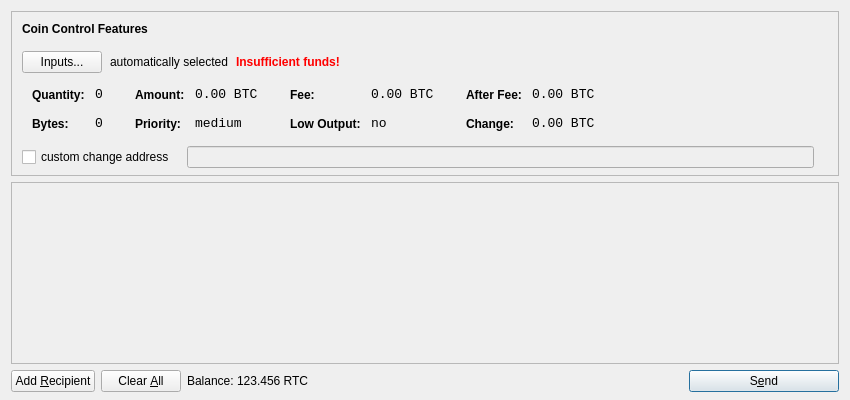
<?xml version="1.0" encoding="UTF-8"?>
<ui version="4.0">
 <class>SendCoinsDialog</class>
 <widget class="QDialog" name="SendCoinsDialog">
  <property name="geometry">
   <rect>
    <x>0</x>
    <y>0</y>
    <width>850</width>
    <height>400</height>
   </rect>
  </property>
  <property name="windowTitle">
   <string>Send Coins</string>
  </property>
  <layout class="QVBoxLayout" name="verticalLayout" stretch="0,1,0">
   <property name="bottomMargin">
    <number>8</number>
   </property>
   <item>
    <widget class="QFrame" name="frameCoinControl">
     <property name="sizePolicy">
      <sizepolicy hsizetype="Expanding" vsizetype="Expanding">
       <horstretch>0</horstretch>
       <verstretch>0</verstretch>
      </sizepolicy>
     </property>
     <property name="maximumSize">
      <size>
       <width>16777215</width>
       <height>16777215</height>
      </size>
     </property>
     <property name="frameShape">
      <enum>QFrame::StyledPanel</enum>
     </property>
     <property name="frameShadow">
      <enum>QFrame::Sunken</enum>
     </property>
     <layout class="QVBoxLayout" name="verticalLayoutCoinControl2">
      <property name="spacing">
       <number>-1</number>
      </property>
      <property name="leftMargin">
       <number>0</number>
      </property>
      <property name="topMargin">
       <number>0</number>
      </property>
      <property name="rightMargin">
       <number>0</number>
      </property>
      <property name="bottomMargin">
       <number>6</number>
      </property>
      <item>
       <layout class="QVBoxLayout" name="verticalLayoutCoinControl" stretch="0,0,0,0,1">
        <property name="spacing">
         <number>0</number>
        </property>
        <property name="leftMargin">
         <number>10</number>
        </property>
        <property name="topMargin">
         <number>10</number>
        </property>
        <item>
         <layout class="QHBoxLayout" name="horizontalLayoutCoinControl1">
          <property name="bottomMargin">
           <number>15</number>
          </property>
          <item>
           <widget class="QLabel" name="labelCoinControlFeatures">
            <property name="sizePolicy">
             <sizepolicy hsizetype="Preferred" vsizetype="Maximum">
              <horstretch>0</horstretch>
              <verstretch>0</verstretch>
             </sizepolicy>
            </property>
            <property name="font">
             <font>
              <weight>75</weight>
              <bold>true</bold>
             </font>
            </property>
            <property name="styleSheet">
             <string notr="true">font-weight:bold;</string>
            </property>
            <property name="text">
             <string>Coin Control Features</string>
            </property>
           </widget>
          </item>
         </layout>
        </item>
        <item>
         <layout class="QHBoxLayout" name="horizontalLayoutCoinControl2" stretch="0,0,0,0">
          <property name="spacing">
           <number>8</number>
          </property>
          <property name="bottomMargin">
           <number>10</number>
          </property>
          <item>
           <widget class="QPushButton" name="pushButtonCoinControl">
            <property name="styleSheet">
             <string notr="true"/>
            </property>
            <property name="text">
             <string>Inputs...</string>
            </property>
           </widget>
          </item>
          <item>
           <widget class="QLabel" name="labelCoinControlAutomaticallySelected">
            <property name="text">
             <string>automatically selected</string>
            </property>
            <property name="margin">
             <number>5</number>
            </property>
           </widget>
          </item>
          <item>
           <widget class="QLabel" name="labelCoinControlInsuffFunds">
            <property name="font">
             <font>
              <weight>75</weight>
              <bold>true</bold>
             </font>
            </property>
            <property name="styleSheet">
             <string notr="true">color:red;font-weight:bold;</string>
            </property>
            <property name="text">
             <string>Insufficient funds!</string>
            </property>
            <property name="margin">
             <number>5</number>
            </property>
           </widget>
          </item>
          <item>
           <spacer name="horizontalSpacerCoinControl">
            <property name="orientation">
             <enum>Qt::Horizontal</enum>
            </property>
            <property name="sizeHint" stdset="0">
             <size>
              <width>40</width>
              <height>1</height>
             </size>
            </property>
           </spacer>
          </item>
         </layout>
        </item>
        <item>
         <widget class="QWidget" name="widgetCoinControl" native="true">
          <property name="sizePolicy">
           <sizepolicy hsizetype="Preferred" vsizetype="Preferred">
            <horstretch>0</horstretch>
            <verstretch>0</verstretch>
           </sizepolicy>
          </property>
          <property name="minimumSize">
           <size>
            <width>0</width>
            <height>0</height>
           </size>
          </property>
          <property name="styleSheet">
           <string notr="true"/>
          </property>
          <layout class="QHBoxLayout" name="horizontalLayoutCoinControl5">
           <property name="margin">
            <number>0</number>
           </property>
           <item>
            <layout class="QHBoxLayout" name="horizontalLayoutCoinControl3" stretch="0,0,0,1">
             <property name="spacing">
              <number>20</number>
             </property>
             <property name="topMargin">
              <number>0</number>
             </property>
             <property name="bottomMargin">
              <number>10</number>
             </property>
             <item>
              <layout class="QFormLayout" name="formLayoutCoinControl1">
               <property name="horizontalSpacing">
                <number>10</number>
               </property>
               <property name="verticalSpacing">
                <number>14</number>
               </property>
               <property name="leftMargin">
                <number>10</number>
               </property>
               <property name="topMargin">
                <number>4</number>
               </property>
               <property name="rightMargin">
                <number>6</number>
               </property>
               <item row="0" column="0">
                <widget class="QLabel" name="labelCoinControlQuantityText">
                 <property name="styleSheet">
                  <string notr="true">font-weight:bold;</string>
                 </property>
                 <property name="text">
                  <string>Quantity:</string>
                 </property>
                 <property name="margin">
                  <number>0</number>
                 </property>
                </widget>
               </item>
               <item row="0" column="1">
                <widget class="QLabel" name="labelCoinControlQuantity">
                 <property name="font">
                  <font>
                   <family>Monospace</family>
                   <pointsize>10</pointsize>
                  </font>
                 </property>
                 <property name="cursor">
                  <cursorShape>IBeamCursor</cursorShape>
                 </property>
                 <property name="contextMenuPolicy">
                  <enum>Qt::ActionsContextMenu</enum>
                 </property>
                 <property name="text">
                  <string notr="true">0</string>
                 </property>
                 <property name="margin">
                  <number>0</number>
                 </property>
                 <property name="textInteractionFlags">
                  <set>Qt::LinksAccessibleByMouse|Qt::TextSelectableByKeyboard|Qt::TextSelectableByMouse</set>
                 </property>
                </widget>
               </item>
               <item row="1" column="0">
                <widget class="QLabel" name="labelCoinControlBytesText">
                 <property name="styleSheet">
                  <string notr="true">font-weight:bold;</string>
                 </property>
                 <property name="text">
                  <string>Bytes:</string>
                 </property>
                </widget>
               </item>
               <item row="1" column="1">
                <widget class="QLabel" name="labelCoinControlBytes">
                 <property name="font">
                  <font>
                   <family>Monospace</family>
                   <pointsize>10</pointsize>
                  </font>
                 </property>
                 <property name="cursor">
                  <cursorShape>IBeamCursor</cursorShape>
                 </property>
                 <property name="contextMenuPolicy">
                  <enum>Qt::ActionsContextMenu</enum>
                 </property>
                 <property name="text">
                  <string notr="true">0</string>
                 </property>
                 <property name="textInteractionFlags">
                  <set>Qt::LinksAccessibleByMouse|Qt::TextSelectableByKeyboard|Qt::TextSelectableByMouse</set>
                 </property>
                </widget>
               </item>
              </layout>
             </item>
             <item>
              <layout class="QFormLayout" name="formLayoutCoinControl2">
               <property name="horizontalSpacing">
                <number>10</number>
               </property>
               <property name="verticalSpacing">
                <number>14</number>
               </property>
               <property name="leftMargin">
                <number>6</number>
               </property>
               <property name="topMargin">
                <number>4</number>
               </property>
               <property name="rightMargin">
                <number>6</number>
               </property>
               <item row="0" column="0">
                <widget class="QLabel" name="labelCoinControlAmountText">
                 <property name="styleSheet">
                  <string notr="true">font-weight:bold;</string>
                 </property>
                 <property name="text">
                  <string>Amount:</string>
                 </property>
                 <property name="margin">
                  <number>0</number>
                 </property>
                </widget>
               </item>
               <item row="0" column="1">
                <widget class="QLabel" name="labelCoinControlAmount">
                 <property name="font">
                  <font>
                   <family>Monospace</family>
                   <pointsize>10</pointsize>
                  </font>
                 </property>
                 <property name="cursor">
                  <cursorShape>IBeamCursor</cursorShape>
                 </property>
                 <property name="contextMenuPolicy">
                  <enum>Qt::ActionsContextMenu</enum>
                 </property>
                 <property name="text">
                  <string notr="true">0.00 BTC</string>
                 </property>
                 <property name="textInteractionFlags">
                  <set>Qt::LinksAccessibleByMouse|Qt::TextSelectableByKeyboard|Qt::TextSelectableByMouse</set>
                 </property>
                </widget>
               </item>
               <item row="1" column="0">
                <widget class="QLabel" name="labelCoinControlPriorityText">
                 <property name="styleSheet">
                  <string notr="true">font-weight:bold;</string>
                 </property>
                 <property name="text">
                  <string>Priority:</string>
                 </property>
                </widget>
               </item>
               <item row="1" column="1">
                <widget class="QLabel" name="labelCoinControlPriority">
                 <property name="font">
                  <font>
                   <family>Monospace</family>
                   <pointsize>10</pointsize>
                  </font>
                 </property>
                 <property name="cursor">
                  <cursorShape>IBeamCursor</cursorShape>
                 </property>
                 <property name="contextMenuPolicy">
                  <enum>Qt::ActionsContextMenu</enum>
                 </property>
                 <property name="text">
                  <string>medium</string>
                 </property>
                 <property name="textInteractionFlags">
                  <set>Qt::LinksAccessibleByMouse|Qt::TextSelectableByKeyboard|Qt::TextSelectableByMouse</set>
                 </property>
                </widget>
               </item>
              </layout>
             </item>
             <item>
              <layout class="QFormLayout" name="formLayoutCoinControl3">
               <property name="horizontalSpacing">
                <number>10</number>
               </property>
               <property name="verticalSpacing">
                <number>14</number>
               </property>
               <property name="leftMargin">
                <number>6</number>
               </property>
               <property name="topMargin">
                <number>4</number>
               </property>
               <property name="rightMargin">
                <number>6</number>
               </property>
               <item row="0" column="0">
                <widget class="QLabel" name="labelCoinControlFeeText">
                 <property name="styleSheet">
                  <string notr="true">font-weight:bold;</string>
                 </property>
                 <property name="text">
                  <string>Fee:</string>
                 </property>
                 <property name="margin">
                  <number>0</number>
                 </property>
                </widget>
               </item>
               <item row="0" column="1">
                <widget class="QLabel" name="labelCoinControlFee">
                 <property name="font">
                  <font>
                   <family>Monospace</family>
                   <pointsize>10</pointsize>
                  </font>
                 </property>
                 <property name="cursor">
                  <cursorShape>IBeamCursor</cursorShape>
                 </property>
                 <property name="contextMenuPolicy">
                  <enum>Qt::ActionsContextMenu</enum>
                 </property>
                 <property name="text">
                  <string notr="true">0.00 BTC</string>
                 </property>
                 <property name="textInteractionFlags">
                  <set>Qt::LinksAccessibleByMouse|Qt::TextSelectableByKeyboard|Qt::TextSelectableByMouse</set>
                 </property>
                </widget>
               </item>
               <item row="1" column="0">
                <widget class="QLabel" name="labelCoinControlLowOutputText">
                 <property name="styleSheet">
                  <string notr="true">font-weight:bold;</string>
                 </property>
                 <property name="text">
                  <string>Low Output:</string>
                 </property>
                </widget>
               </item>
               <item row="1" column="1">
                <widget class="QLabel" name="labelCoinControlLowOutput">
                 <property name="font">
                  <font>
                   <family>Monospace</family>
                   <pointsize>10</pointsize>
                  </font>
                 </property>
                 <property name="cursor">
                  <cursorShape>IBeamCursor</cursorShape>
                 </property>
                 <property name="contextMenuPolicy">
                  <enum>Qt::ActionsContextMenu</enum>
                 </property>
                 <property name="text">
                  <string>no</string>
                 </property>
                 <property name="textInteractionFlags">
                  <set>Qt::LinksAccessibleByMouse|Qt::TextSelectableByKeyboard|Qt::TextSelectableByMouse</set>
                 </property>
                </widget>
               </item>
              </layout>
             </item>
             <item>
              <layout class="QFormLayout" name="formLayoutCoinControl4">
               <property name="horizontalSpacing">
                <number>10</number>
               </property>
               <property name="verticalSpacing">
                <number>14</number>
               </property>
               <property name="leftMargin">
                <number>6</number>
               </property>
               <property name="topMargin">
                <number>4</number>
               </property>
               <property name="rightMargin">
                <number>6</number>
               </property>
               <item row="0" column="0">
                <widget class="QLabel" name="labelCoinControlAfterFeeText">
                 <property name="styleSheet">
                  <string notr="true">font-weight:bold;</string>
                 </property>
                 <property name="text">
                  <string>After Fee:</string>
                 </property>
                 <property name="margin">
                  <number>0</number>
                 </property>
                </widget>
               </item>
               <item row="0" column="1">
                <widget class="QLabel" name="labelCoinControlAfterFee">
                 <property name="font">
                  <font>
                   <family>Monospace</family>
                   <pointsize>10</pointsize>
                  </font>
                 </property>
                 <property name="cursor">
                  <cursorShape>IBeamCursor</cursorShape>
                 </property>
                 <property name="contextMenuPolicy">
                  <enum>Qt::ActionsContextMenu</enum>
                 </property>
                 <property name="text">
                  <string notr="true">0.00 BTC</string>
                 </property>
                 <property name="textInteractionFlags">
                  <set>Qt::LinksAccessibleByMouse|Qt::TextSelectableByKeyboard|Qt::TextSelectableByMouse</set>
                 </property>
                </widget>
               </item>
               <item row="1" column="0">
                <widget class="QLabel" name="labelCoinControlChangeText">
                 <property name="styleSheet">
                  <string notr="true">font-weight:bold;</string>
                 </property>
                 <property name="text">
                  <string>Change:</string>
                 </property>
                </widget>
               </item>
               <item row="1" column="1">
                <widget class="QLabel" name="labelCoinControlChange">
                 <property name="font">
                  <font>
                   <family>Monospace</family>
                   <pointsize>10</pointsize>
                  </font>
                 </property>
                 <property name="cursor">
                  <cursorShape>IBeamCursor</cursorShape>
                 </property>
                 <property name="contextMenuPolicy">
                  <enum>Qt::ActionsContextMenu</enum>
                 </property>
                 <property name="text">
                  <string notr="true">0.00 BTC</string>
                 </property>
                 <property name="textInteractionFlags">
                  <set>Qt::LinksAccessibleByMouse|Qt::TextSelectableByKeyboard|Qt::TextSelectableByMouse</set>
                 </property>
                </widget>
               </item>
              </layout>
             </item>
            </layout>
           </item>
          </layout>
         </widget>
        </item>
        <item>
         <layout class="QHBoxLayout" name="horizontalLayoutCoinControl4" stretch="0,0,0">
          <property name="spacing">
           <number>12</number>
          </property>
          <property name="sizeConstraint">
           <enum>QLayout::SetDefaultConstraint</enum>
          </property>
          <property name="topMargin">
           <number>5</number>
          </property>
          <property name="rightMargin">
           <number>5</number>
          </property>
          <item>
           <widget class="QCheckBox" name="checkBoxCoinControlChange">
            <property name="text">
             <string>custom change address</string>
            </property>
           </widget>
          </item>
          <item>
           <widget class="QLineEdit" name="lineEditCoinControlChange">
            <property name="enabled">
             <bool>false</bool>
            </property>
            <property name="sizePolicy">
             <sizepolicy hsizetype="Expanding" vsizetype="Fixed">
              <horstretch>0</horstretch>
              <verstretch>0</verstretch>
             </sizepolicy>
            </property>
           </widget>
          </item>
          <item>
           <widget class="QLabel" name="labelCoinControlChangeLabel">
            <property name="sizePolicy">
             <sizepolicy hsizetype="Preferred" vsizetype="Expanding">
              <horstretch>0</horstretch>
              <verstretch>0</verstretch>
             </sizepolicy>
            </property>
            <property name="minimumSize">
             <size>
              <width>0</width>
              <height>0</height>
             </size>
            </property>
            <property name="text">
             <string/>
            </property>
            <property name="margin">
             <number>3</number>
            </property>
           </widget>
          </item>
         </layout>
        </item>
        <item>
         <spacer name="verticalSpacerCoinControl">
          <property name="orientation">
           <enum>Qt::Vertical</enum>
          </property>
          <property name="sizeHint" stdset="0">
           <size>
            <width>800</width>
            <height>1</height>
           </size>
          </property>
         </spacer>
        </item>
       </layout>
      </item>
     </layout>
    </widget>
   </item>
   <item>
    <widget class="QScrollArea" name="scrollArea">
     <property name="widgetResizable">
      <bool>true</bool>
     </property>
     <widget class="QWidget" name="scrollAreaWidgetContents">
      <property name="geometry">
       <rect>
        <x>0</x>
        <y>0</y>
        <width>830</width>
        <height>165</height>
       </rect>
      </property>
      <layout class="QVBoxLayout" name="verticalLayout_2">
       <property name="margin">
        <number>0</number>
       </property>
       <item>
        <layout class="QVBoxLayout" name="entries">
         <property name="spacing">
          <number>6</number>
         </property>
        </layout>
       </item>
       <item>
        <spacer name="verticalSpacer">
         <property name="orientation">
          <enum>Qt::Vertical</enum>
         </property>
         <property name="sizeHint" stdset="0">
          <size>
           <width>20</width>
           <height>40</height>
          </size>
         </property>
        </spacer>
       </item>
      </layout>
     </widget>
    </widget>
   </item>
   <item>
    <layout class="QHBoxLayout" name="horizontalLayout">
     <item>
      <widget class="QPushButton" name="addButton">
       <property name="toolTip">
        <string>Send to multiple recipients at once</string>
       </property>
       <property name="text">
        <string>Add &amp;Recipient</string>
       </property>
       <property name="icon">
        <iconset resource="../bitcoin.qrc">
         <normaloff>:/icons/add</normaloff>:/icons/add</iconset>
       </property>
       <property name="autoDefault">
        <bool>false</bool>
       </property>
      </widget>
     </item>
     <item>
      <widget class="QPushButton" name="clearButton">
       <property name="sizePolicy">
        <sizepolicy hsizetype="Minimum" vsizetype="Fixed">
         <horstretch>0</horstretch>
         <verstretch>0</verstretch>
        </sizepolicy>
       </property>
       <property name="toolTip">
        <string>Remove all transaction fields</string>
       </property>
       <property name="text">
        <string>Clear &amp;All</string>
       </property>
       <property name="icon">
        <iconset resource="../bitcoin.qrc">
         <normaloff>:/icons/remove</normaloff>:/icons/remove</iconset>
       </property>
       <property name="autoRepeatDelay">
        <number>300</number>
       </property>
       <property name="autoDefault">
        <bool>false</bool>
       </property>
      </widget>
     </item>
     <item>
      <layout class="QHBoxLayout" name="horizontalLayout_2">
       <property name="spacing">
        <number>3</number>
       </property>
       <item>
        <widget class="QLabel" name="label">
         <property name="text">
          <string>Balance:</string>
         </property>
        </widget>
       </item>
       <item>
        <widget class="QLabel" name="labelBalance">
         <property name="cursor">
          <cursorShape>IBeamCursor</cursorShape>
         </property>
         <property name="text">
          <string>123.456 RTC</string>
         </property>
         <property name="textInteractionFlags">
          <set>Qt::LinksAccessibleByMouse|Qt::TextSelectableByKeyboard|Qt::TextSelectableByMouse</set>
         </property>
        </widget>
       </item>
      </layout>
     </item>
     <item>
      <spacer name="horizontalSpacer">
       <property name="orientation">
        <enum>Qt::Horizontal</enum>
       </property>
       <property name="sizeHint" stdset="0">
        <size>
         <width>40</width>
         <height>20</height>
        </size>
       </property>
      </spacer>
     </item>
     <item>
      <widget class="QPushButton" name="sendButton">
       <property name="minimumSize">
        <size>
         <width>150</width>
         <height>0</height>
        </size>
       </property>
       <property name="toolTip">
        <string>Confirm the send action</string>
       </property>
       <property name="text">
        <string>S&amp;end</string>
       </property>
       <property name="icon">
        <iconset resource="../bitcoin.qrc">
         <normaloff>:/icons/send</normaloff>:/icons/send</iconset>
       </property>
       <property name="default">
        <bool>true</bool>
       </property>
      </widget>
     </item>
    </layout>
   </item>
  </layout>
 </widget>
 <resources>
  <include location="../bitcoin.qrc"/>
 </resources>
 <connections/>
</ui>
